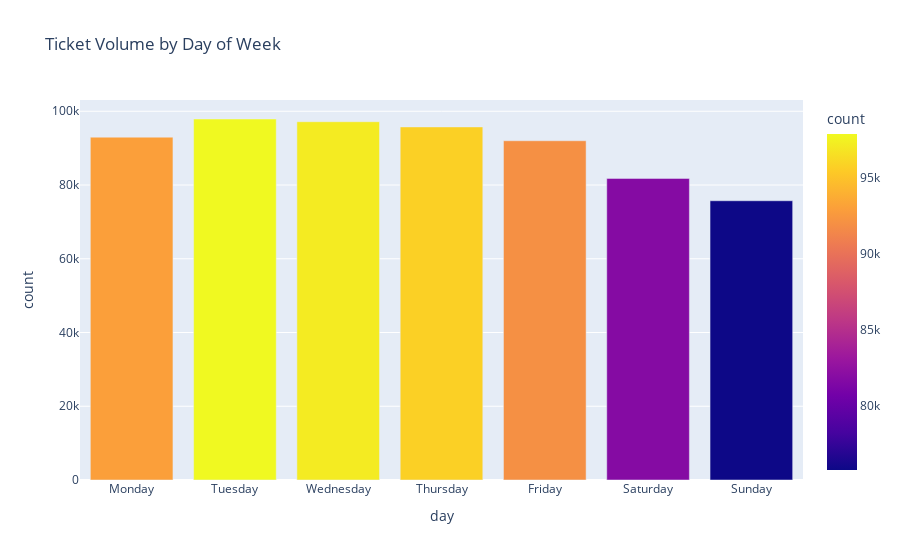
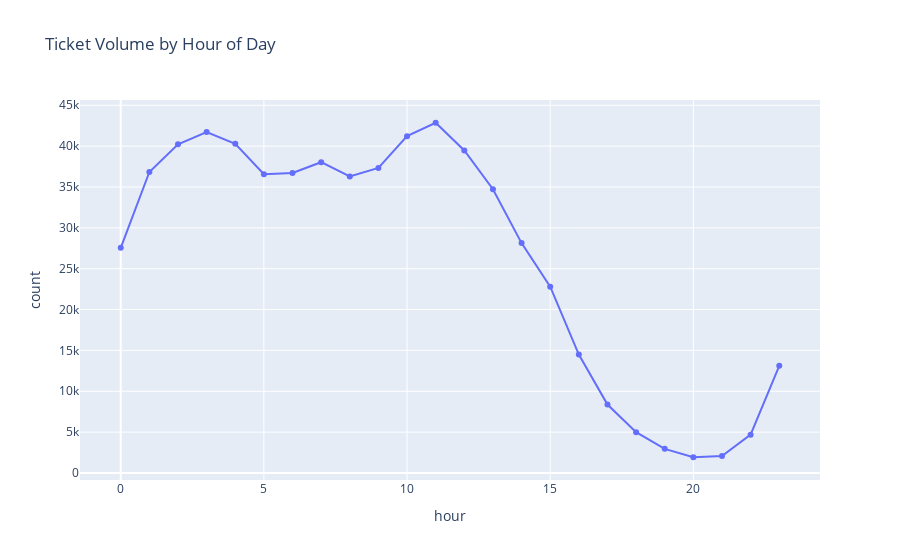

Source (notebook cell) for these figures, in order:
### Code cell
# 6. Temporal Patterns: Day of Week & Hour
df_merged['day_name'] = df_merged['timestamp'].dt.day_name()
df_merged['hour'] = df_merged['timestamp'].dt.hour

# Order days
days_order = ['Monday', 'Tuesday', 'Wednesday', 'Thursday', 'Friday', 'Saturday', 'Sunday']

# Day of Week
dow_counts = df_merged['day_name'].value_counts().reindex(days_order).reset_index()
dow_counts.columns = ['day', 'count']

fig = px.bar(dow_counts, x='day', y='count', title='Ticket Volume by Day of Week', color='count')
fig.show()

# Hour of Day
hour_counts = df_merged['hour'].value_counts().sort_index().reset_index()
hour_counts.columns = ['hour', 'count']

fig = px.line(hour_counts, x='hour', y='count', title='Ticket Volume by Hour of Day', markers=True)
fig.show()

### Figure 1 — Plotly figure (JSON) as saved in the notebook; plotly's stock layout.template omitted (floating-point values rounded to 4 significant figures)
{"data": [{"hovertemplate": "day=%{x}<br>count=%{marker.color}<extra></extra>", "legendgroup": "", "marker": {"color": [92977, 97904, 97165, 95753, 92008, 81801, 75732], "coloraxis": "coloraxis", "pattern": {"shape": ""}}, "name": "", "orientation": "v", "showlegend": false, "textposition": "auto", "type": "bar", "x": ["Monday", "Tuesday", "Wednesday", "Thursday", "Friday", "Saturday", "Sunday"], "xaxis": "x", "y": [92977, 97904, 97165, 95753, 92008, 81801, 75732], "yaxis": "y"}], "layout": {"barmode": "relative", "coloraxis": {"colorbar": {"title": {"text": "count"}}, "colorscale": [[0, "#0d0887"], [0.1111, "#46039f"], [0.2222, "#7201a8"], [0.3333, "#9c179e"], [0.4444, "#bd3786"], [0.5556, "#d8576b"], [0.6667, "#ed7953"], [0.7778, "#fb9f3a"], [0.8889, "#fdca26"], [1, "#f0f921"]]}, "legend": {"tracegroupgap": 0}, "title": {"text": "Ticket Volume by Day of Week"}, "xaxis": {"anchor": "y", "domain": [0, 1], "title": {"text": "day"}}, "yaxis": {"anchor": "x", "domain": [0, 1], "title": {"text": "count"}}}}

### Figure 2 — Plotly figure (JSON) as saved in the notebook; plotly's stock layout.template omitted (floating-point values rounded to 4 significant figures)
{"data": [{"hovertemplate": "hour=%{x}<br>count=%{y}<extra></extra>", "legendgroup": "", "line": {"color": "#636efa", "dash": "solid"}, "marker": {"symbol": "circle"}, "mode": "lines+markers", "name": "", "orientation": "v", "showlegend": false, "type": "scatter", "x": [0.0, 1.0, 2.0, 3.0, 4.0, 5.0, 6.0, 7.0, 8.0, 9.0, 10.0, 11.0, 12.0, 13.0, 14.0, 15.0, 16.0, 17.0, 18.0, 19.0, 20.0, 21.0, 22.0, 23.0], "xaxis": "x", "y": [27551, 36834, 40220, 41733, 40291, 36555, 36705, 38034, 36283, 37332, 41218, 42861, 39468, 34731, 28132, 22800, 14486, 8373, 4989, 2951, 1924, 2062, 4687, 13120], "yaxis": "y"}], "layout": {"legend": {"tracegroupgap": 0}, "title": {"text": "Ticket Volume by Hour of Day"}, "xaxis": {"anchor": "y", "domain": [0, 1], "title": {"text": "hour"}}, "yaxis": {"anchor": "x", "domain": [0, 1], "title": {"text": "count"}}}}
